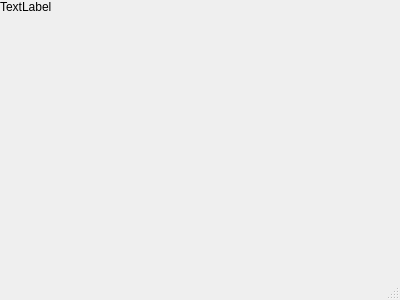
<?xml version="1.0" encoding="UTF-8"?>
<ui version="4.0">
 <class>MainWindow</class>
 <widget class="QMainWindow" name="MainWindow">
  <property name="geometry">
   <rect>
    <x>0</x>
    <y>0</y>
    <width>400</width>
    <height>300</height>
   </rect>
  </property>
  <property name="windowTitle">
   <string>TextWidget</string>
  </property>
  <widget class="QWidget" name="centralWidget">
   <widget class="QLabel" name="label">
    <property name="enabled">
     <bool>true</bool>
    </property>
    <property name="geometry">
     <rect>
      <x>0</x>
      <y>0</y>
      <width>401</width>
      <height>301</height>
     </rect>
    </property>
    <property name="mouseTracking">
     <bool>true</bool>
    </property>
    <property name="styleSheet">
     <string notr="true"/>
    </property>
    <property name="frameShape">
     <enum>QFrame::NoFrame</enum>
    </property>
    <property name="text">
     <string>TextLabel</string>
    </property>
    <property name="textFormat">
     <enum>Qt::AutoText</enum>
    </property>
    <property name="scaledContents">
     <bool>false</bool>
    </property>
    <property name="alignment">
     <set>Qt::AlignLeading|Qt::AlignLeft|Qt::AlignTop</set>
    </property>
   </widget>
  </widget>
  <widget class="QStatusBar" name="statusBar"/>
 </widget>
 <layoutdefault spacing="6" margin="11"/>
 <resources/>
 <connections/>
</ui>
